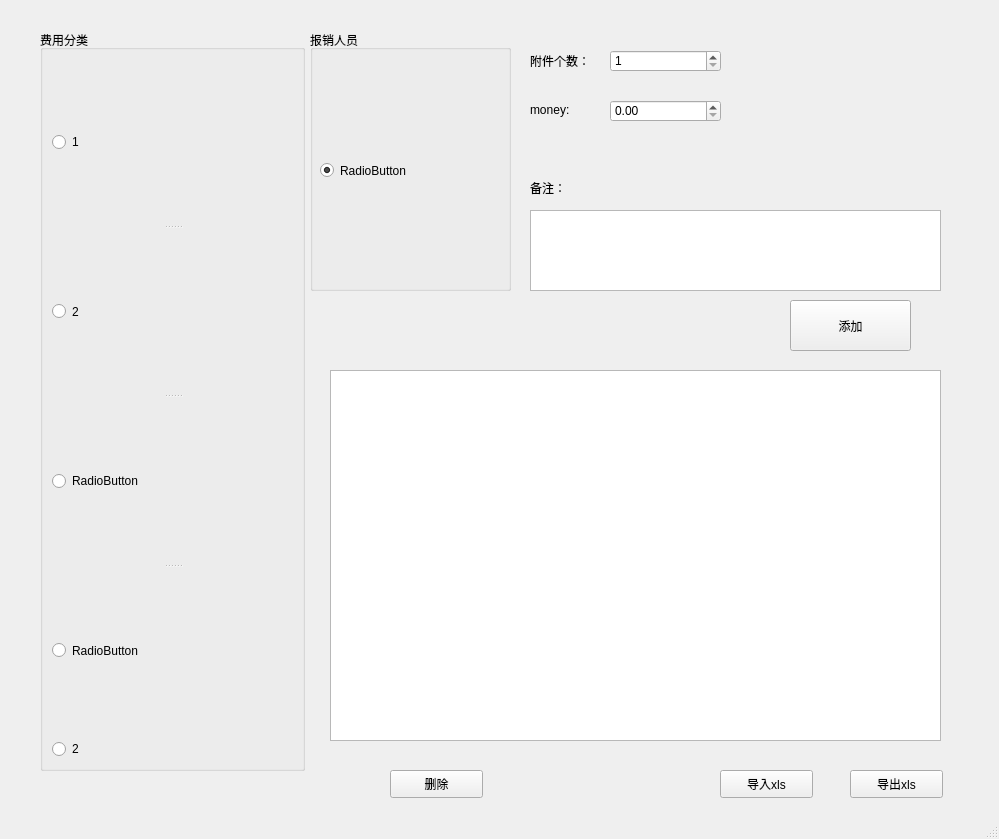
<?xml version="1.0" encoding="UTF-8"?>
<ui version="4.0">
 <class>mimi</class>
 <widget class="QMainWindow" name="mimi">
  <property name="geometry">
   <rect>
    <x>0</x>
    <y>0</y>
    <width>999</width>
    <height>839</height>
   </rect>
  </property>
  <property name="windowTitle">
   <string>mimi</string>
  </property>
  <widget class="QWidget" name="centralwidget">
   <widget class="QGroupBox" name="groupBox_money">
    <property name="geometry">
     <rect>
      <x>40</x>
      <y>30</y>
      <width>265</width>
      <height>741</height>
     </rect>
    </property>
    <property name="minimumSize">
     <size>
      <width>265</width>
      <height>741</height>
     </size>
    </property>
    <property name="title">
     <string>费用分类</string>
    </property>
    <layout class="QVBoxLayout" name="verticalLayout">
     <item>
      <widget class="QSplitter" name="splitter">
       <property name="minimumSize">
        <size>
         <width>241</width>
         <height>441</height>
        </size>
       </property>
       <property name="orientation">
        <enum>Qt::Vertical</enum>
       </property>
       <widget class="QRadioButton" name="radioButton">
        <property name="minimumSize">
         <size>
          <width>180</width>
          <height>20</height>
         </size>
        </property>
        <property name="text">
         <string>1</string>
        </property>
       </widget>
       <widget class="QRadioButton" name="radioButton_2">
        <property name="text">
         <string>2</string>
        </property>
       </widget>
       <widget class="QRadioButton" name="radioButton_6">
        <property name="text">
         <string>RadioButton</string>
        </property>
       </widget>
       <widget class="QRadioButton" name="radioButton_7">
        <property name="text">
         <string>RadioButton</string>
        </property>
       </widget>
      </widget>
     </item>
     <item>
      <widget class="QRadioButton" name="radioButton_5">
       <property name="text">
        <string>2</string>
       </property>
      </widget>
     </item>
    </layout>
   </widget>
   <widget class="QGroupBox" name="groupBox_name">
    <property name="geometry">
     <rect>
      <x>310</x>
      <y>30</y>
      <width>201</width>
      <height>261</height>
     </rect>
    </property>
    <property name="minimumSize">
     <size>
      <width>201</width>
      <height>261</height>
     </size>
    </property>
    <property name="title">
     <string>报销人员</string>
    </property>
    <widget class="QSplitter" name="splitter_2">
     <property name="geometry">
      <rect>
       <x>10</x>
       <y>30</y>
       <width>181</width>
       <height>221</height>
      </rect>
     </property>
     <property name="orientation">
      <enum>Qt::Vertical</enum>
     </property>
     <widget class="QRadioButton" name="radioButton_4">
      <property name="text">
       <string>RadioButton</string>
      </property>
      <property name="checked">
       <bool>true</bool>
      </property>
     </widget>
    </widget>
   </widget>
   <widget class="QLabel" name="label">
    <property name="geometry">
     <rect>
      <x>530</x>
      <y>50</y>
      <width>71</width>
      <height>21</height>
     </rect>
    </property>
    <property name="text">
     <string>附件个数：</string>
    </property>
   </widget>
   <widget class="QLabel" name="label_2">
    <property name="geometry">
     <rect>
      <x>530</x>
      <y>180</y>
      <width>72</width>
      <height>15</height>
     </rect>
    </property>
    <property name="text">
     <string>备注：</string>
    </property>
   </widget>
   <widget class="QTextEdit" name="textEdit_tips">
    <property name="geometry">
     <rect>
      <x>530</x>
      <y>210</y>
      <width>411</width>
      <height>81</height>
     </rect>
    </property>
   </widget>
   <widget class="QTableWidget" name="tableWidget">
    <property name="geometry">
     <rect>
      <x>330</x>
      <y>370</y>
      <width>611</width>
      <height>371</height>
     </rect>
    </property>
   </widget>
   <widget class="QPushButton" name="pushButton_add">
    <property name="geometry">
     <rect>
      <x>790</x>
      <y>300</y>
      <width>121</width>
      <height>51</height>
     </rect>
    </property>
    <property name="text">
     <string>添加</string>
    </property>
   </widget>
   <widget class="QPushButton" name="pushButton_del">
    <property name="geometry">
     <rect>
      <x>390</x>
      <y>770</y>
      <width>93</width>
      <height>28</height>
     </rect>
    </property>
    <property name="text">
     <string>删除</string>
    </property>
   </widget>
   <widget class="QPushButton" name="pushButton_output">
    <property name="geometry">
     <rect>
      <x>850</x>
      <y>770</y>
      <width>93</width>
      <height>28</height>
     </rect>
    </property>
    <property name="text">
     <string>导出xls</string>
    </property>
   </widget>
   <widget class="QLabel" name="label_3">
    <property name="geometry">
     <rect>
      <x>530</x>
      <y>100</y>
      <width>72</width>
      <height>20</height>
     </rect>
    </property>
    <property name="text">
     <string>money:</string>
    </property>
   </widget>
   <widget class="QDoubleSpinBox" name="doubleSpinBox_money">
    <property name="geometry">
     <rect>
      <x>610</x>
      <y>100</y>
      <width>111</width>
      <height>22</height>
     </rect>
    </property>
    <property name="maximum">
     <double>99999.990000000005239</double>
    </property>
   </widget>
   <widget class="QSpinBox" name="spinBox_num">
    <property name="geometry">
     <rect>
      <x>610</x>
      <y>50</y>
      <width>111</width>
      <height>22</height>
     </rect>
    </property>
    <property name="minimum">
     <number>1</number>
    </property>
    <property name="maximum">
     <number>9999</number>
    </property>
   </widget>
   <widget class="QPushButton" name="pushButton_input">
    <property name="geometry">
     <rect>
      <x>720</x>
      <y>770</y>
      <width>93</width>
      <height>28</height>
     </rect>
    </property>
    <property name="text">
     <string>导入xls</string>
    </property>
   </widget>
  </widget>
  <widget class="QStatusBar" name="statusbar"/>
 </widget>
 <resources/>
 <connections/>
</ui>
